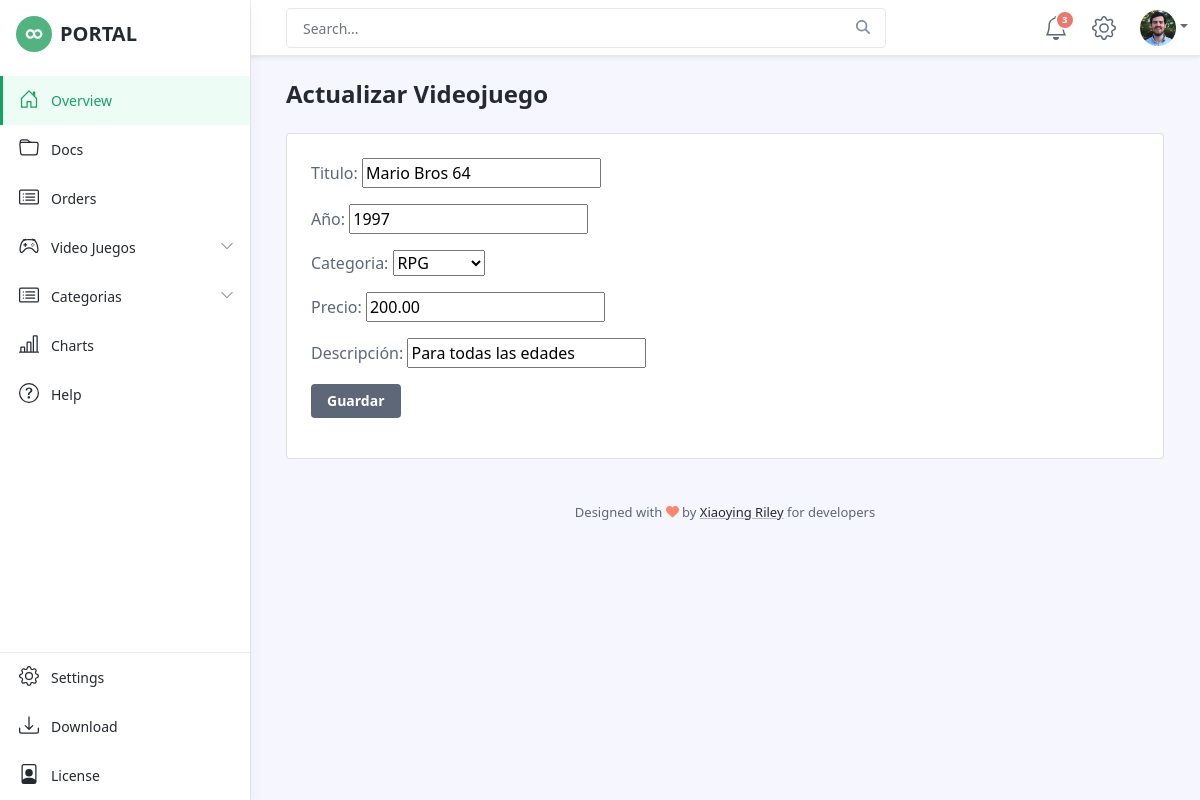
The page /videojuegos/editar/2 on the database its author committed.
### videojuego/models.py (models this page shows, shortened)
class Videojuego(models.Model):
    titulo = models.CharField('Titulo', max_length=50, unique=True)
    anio = models.IntegerField('Año')
    categoria = models.ForeignKey("videojuego.Categoria", verbose_name='categoria', on_delete=models.CASCADE)
    precio = models.DecimalField(max_digits=5, decimal_places=2)
    descripcion = models.CharField('Descripción',max_length=250, null=True, blank=True)

### videojuego/views.py (the view)
class VideojuegoActualizar(UpdateView):
    model = Videojuego
    fields = '__all__'
    extra_context = {'etiqueta':'Actualizar', 'boton':'Guardar'}
    success_url = reverse_lazy('videojuego:lista_vidojuegos')

### videojuego/models.py (called while the page is built)
    def __str__(self):
        return self.nombre

### videojuego/templates/videojuego/videojuego_form.html (shortened to what this page needs)
{% extends 'base2.html' %}
{% block contenido %}
<h1 class="app-page-title">{{etiqueta}} Videojuego</h1>
    <div class="card  p-2">
        <div class="card-body">
            <div class="mb-3 row">
                <form method="POST">
                    {{form.as_p}}
                    <button type="submit" class="btn btn-secondary">{{boton}}</button>
                </form>
            </div>
        </div>
    </div>
{% endblock contenido %}

### rows shown on the page
Videojuego: titulo "Mario Bros 64", anio "1997", categoria "RPG", precio "200.00", descripcion "Para todas las edades"

### other values the page prints
{{ etiqueta }} "Actualizar"
{{ boton }} "Guardar"
